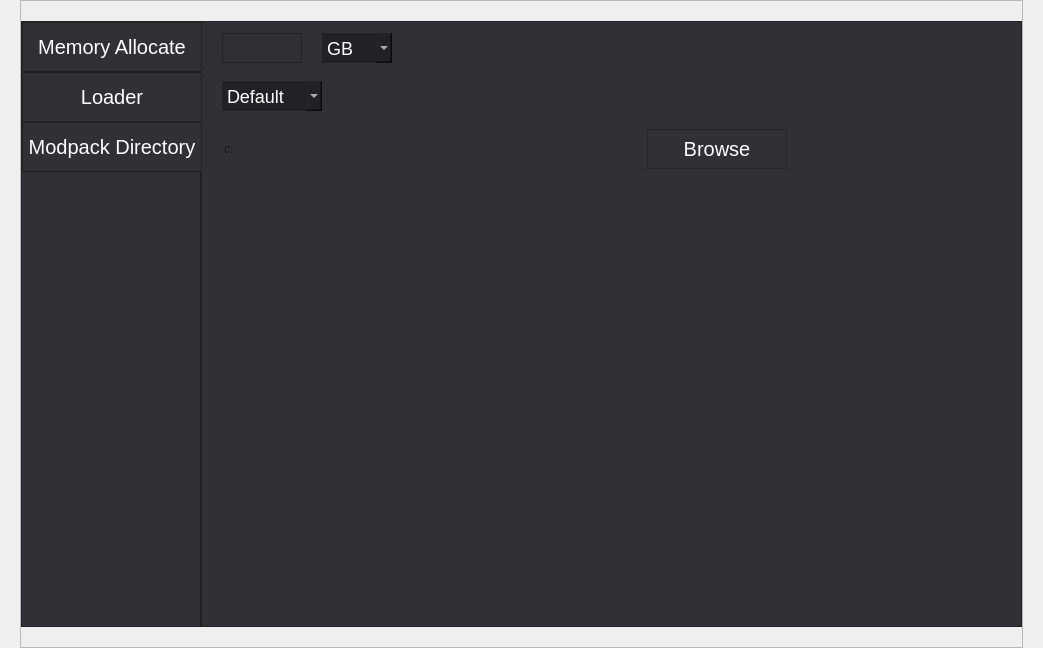
         <widget class="QWidget" name="scrollAreaWidgetContents_5">
          <property name="geometry">
           <rect>
            <x>0</x>
            <y>0</y>
            <width>1043</width>
            <height>648</height>
           </rect>
          </property>
          <layout class="QGridLayout" name="gridLayout_7">
           <property name="leftMargin">
            <number>20</number>
           </property>
           <property name="topMargin">
            <number>0</number>
           </property>
           <property name="rightMargin">
            <number>20</number>
           </property>
           <property name="bottomMargin">
            <number>0</number>
           </property>
           <item row="0" column="0">
            <widget class="QFrame" name="frame_24">
             <property name="frameShape">
              <enum>QFrame::StyledPanel</enum>
             </property>
             <property name="frameShadow">
              <enum>QFrame::Raised</enum>
             </property>
             <layout class="QHBoxLayout" name="horizontalLayout_13">
              <property name="spacing">
               <number>0</number>
              </property>
              <property name="leftMargin">
               <number>0</number>
              </property>
              <property name="topMargin">
               <number>20</number>
              </property>
              <property name="rightMargin">
               <number>0</number>
              </property>
              <property name="bottomMargin">
               <number>20</number>
              </property>
              <item>
               <widget class="QFrame" name="frame_25">
                <property name="minimumSize">
                 <size>
                  <width>180</width>
                  <height>450</height>
                 </size>
                </property>
                <property name="maximumSize">
                 <size>
                  <width>180</width>
                  <height>16777215</height>
                 </size>
                </property>
                <property name="styleSheet">
                 <string notr="true">background-color:rgb(47, 49, 54);
border-radius:0px;
border:1px solid rgb(32, 34, 37);</string>
                </property>
                <property name="frameShape">
                 <enum>QFrame::StyledPanel</enum>
                </property>
                <property name="frameShadow">
                 <enum>QFrame::Raised</enum>
                </property>
                <layout class="QVBoxLayout" name="verticalLayout_23">
                 <property name="spacing">
                  <number>0</number>
                 </property>
                 <property name="leftMargin">
                  <number>0</number>
                 </property>
                 <property name="topMargin">
                  <number>0</number>
                 </property>
                 <property name="rightMargin">
                  <number>0</number>
                 </property>
                 <property name="bottomMargin">
                  <number>0</number>
                 </property>
                 <item>
                  <widget class="QLabel" name="label_2">
                   <property name="minimumSize">
                    <size>
                     <width>180</width>
                     <height>50</height>
                    </size>
                   </property>
                   <property name="maximumSize">
                    <size>
                     <width>180</width>
                     <height>50</height>
                    </size>
                   </property>
                   <property name="styleSheet">
                    <string notr="true">font:20px;
color:white;</string>
                   </property>
                   <property name="text">
                    <string>Memory Allocate</string>
                   </property>
                   <property name="alignment">
                    <set>Qt::AlignCenter</set>
                   </property>
                  </widget>
                 </item>
                 <item>
                  <widget class="QLabel" name="label">
                   <property name="minimumSize">
                    <size>
                     <width>180</width>
                     <height>50</height>
                    </size>
                   </property>
                   <property name="maximumSize">
                    <size>
                     <width>180</width>
                     <height>50</height>
                    </size>
                   </property>
                   <property name="styleSheet">
                    <string notr="true">font:20px;
color:white;</string>
                   </property>
                   <property name="text">
                    <string>Loader</string>
                   </property>
                   <property name="alignment">
                    <set>Qt::AlignCenter</set>
                   </property>
                  </widget>
                 </item>
                 <item alignment="Qt::AlignTop">
                  <widget class="QLabel" name="label_5">
                   <property name="minimumSize">
                    <size>
                     <width>180</width>
                     <height>50</height>
                    </size>
                   </property>
                   <property name="maximumSize">
                    <size>
                     <width>180</width>
                     <height>50</height>
                    </size>
                   </property>
                   <property name="styleSheet">
                    <string notr="true">font:20px;
color:white;</string>
                   </property>
                   <property name="text">
                    <string>Modpack Directory</string>
                   </property>
                   <property name="alignment">
                    <set>Qt::AlignCenter</set>
                   </property>
                  </widget>
                 </item>
                </layout>
               </widget>
              </item>
              <item>
               <widget class="QFrame" name="frame_26">
                <property name="minimumSize">
                 <size>
                  <width>540</width>
                  <height>450</height>
                 </size>
                </property>
                <property name="maximumSize">
                 <size>
                  <width>16777215</width>
                  <height>16777215</height>
                 </size>
                </property>
                <property name="styleSheet">
                 <string notr="true">background-color:rgb(47, 49, 54);
border-radius:0px;
border:1px solid rgb(32, 34, 37);</string>
                </property>
                <property name="frameShape">
                 <enum>QFrame::StyledPanel</enum>
                </property>
                <property name="frameShadow">
                 <enum>QFrame::Raised</enum>
                </property>
                <layout class="QGridLayout" name="gridLayout_10">
                 <property name="leftMargin">
                  <number>0</number>
                 </property>
                 <property name="topMargin">
                  <number>0</number>
                 </property>
                 <property name="rightMargin">
                  <number>0</number>
                 </property>
                 <property name="bottomMargin">
                  <number>0</number>
                 </property>
                 <item row="0" column="0" alignment="Qt::AlignTop">
                  <widget class="QFrame" name="frame_29">
                   <property name="styleSheet">
                    <string notr="true">border:none;</string>
                   </property>
                   <property name="frameShape">
                    <enum>QFrame::StyledPanel</enum>
                   </property>
                   <property name="frameShadow">
                    <enum>QFrame::Raised</enum>
                   </property>
                   <layout class="QVBoxLayout" name="verticalLayout_27">
                    <property name="spacing">
                     <number>18</number>
                    </property>
                    <property name="leftMargin">
                     <number>20</number>
                    </property>
                    <property name="topMargin">
                     <number>11</number>
                    </property>
                    <property name="bottomMargin">
                     <number>11</number>
                    </property>
                    <item alignment="Qt::AlignLeft">
                     <widget class="QFrame" name="frame_30">
                      <property name="styleSheet">
                       <string notr="true">border:nonel</string>
                      </property>
                      <property name="frameShape">
                       <enum>QFrame::StyledPanel</enum>
                      </property>
                      <property name="frameShadow">
                       <enum>QFrame::Raised</enum>
                      </property>
                      <layout class="QHBoxLayout" name="horizontalLayout_15">
                       <property name="spacing">
                        <number>20</number>
                       </property>
                       <property name="leftMargin">
                        <number>0</number>
                       </property>
                       <property name="topMargin">
                        <number>0</number>
                       </property>
                       <property name="rightMargin">
                        <number>0</number>
                       </property>
                       <property name="bottomMargin">
                        <number>0</number>
                       </property>
                       <item>
                        <widget class="QLineEdit" name="currentMem">
                         <property name="sizePolicy">
                          <sizepolicy hsizetype="Preferred" vsizetype="Preferred">
                           <horstretch>0</horstretch>
                           <verstretch>0</verstretch>
                          </sizepolicy>
                         </property>
                         <property name="minimumSize">
                          <size>
                           <width>80</width>
                           <height>30</height>
                          </size>
                         </property>
                         <property name="maximumSize">
                          <size>
                           <width>80</width>
                           <height>30</height>
                          </size>
                         </property>
                         <property name="styleSheet">
                          <string notr="true">color:white;
font:18px;
border:1px solid rgb(32, 34, 37);</string>
                         </property>
                         <property name="text">
                          <string/>
                         </property>
                         <property name="alignment">
                          <set>Qt::AlignCenter</set>
                         </property>
                        </widget>
                       </item>
                       <item>
                        <widget class="QComboBox" name="memType">
                         <property name="sizePolicy">
                          <sizepolicy hsizetype="Preferred" vsizetype="Preferred">
                           <horstretch>0</horstretch>
                           <verstretch>0</verstretch>
                          </sizepolicy>
                         </property>
                         <property name="minimumSize">
                          <size>
                           <width>70</width>
                           <height>30</height>
                          </size>
                         </property>
                         <property name="maximumSize">
                          <size>
                           <width>70</width>
                           <height>30</height>
                          </size>
                         </property>
                         <property name="cursor">
                          <cursorShape>PointingHandCursor</cursorShape>
                         </property>
                         <property name="styleSheet">
                          <string notr="true">border:none;
background-color:rgb(32, 34, 37);
color:white;
font:18px;
outline:none;</string>
                         </property>
                         <property name="currentText">
                          <string>GB</string>
                         </property>
                         <property name="currentIndex">
                          <number>0</number>
                         </property>
                         <item>
                          <property name="text">
                           <string>GB</string>
                          </property>
                         </item>
                         <item>
                          <property name="text">
                           <string>MB</string>
                          </property>
                         </item>
                        </widget>
                       </item>
                      </layout>
                     </widget>
                    </item>
                    <item>
                     <widget class="QComboBox" name="loaderType">
                      <property name="sizePolicy">
                       <sizepolicy hsizetype="Preferred" vsizetype="Preferred">
                        <horstretch>0</horstretch>
                        <verstretch>0</verstretch>
                       </sizepolicy>
                      </property>
                      <property name="minimumSize">
                       <size>
                        <width>100</width>
                        <height>30</height>
                       </size>
                      </property>
                      <property name="maximumSize">
                       <size>
                        <width>100</width>
                        <height>30</height>
                       </size>
                      </property>
                      <property name="cursor">
                       <cursorShape>PointingHandCursor</cursorShape>
                      </property>
                      <property name="styleSheet">
                       <string notr="true">border:none;
background-color:rgb(32, 34, 37);
color:white;
font:18px;
outline:none;</string>
                      </property>
                      <property name="currentText">
                       <string>Default</string>
                      </property>
                      <property name="currentIndex">
                       <number>0</number>
                      </property>
                      <item>
                       <property name="text">
                        <string>Default</string>
                       </property>
                      </item>
                      <item>
                       <property name="text">
                        <string>Forge</string>
                       </property>
                      </item>
                      <item>
                       <property name="text">
                        <string>Fabric</string>
                       </property>
                      </item>
                     </widget>
                    </item>
                    <item>
                     <widget class="QFrame" name="frame_43">
                      <property name="frameShape">
                       <enum>QFrame::StyledPanel</enum>
                      </property>
                      <property name="frameShadow">
                       <enum>QFrame::Raised</enum>
                      </property>
                      <layout class="QHBoxLayout" name="horizontalLayout_26">
                       <property name="spacing">
                        <number>20</number>
                       </property>
                       <property name="leftMargin">
                        <number>0</number>
                       </property>
                       <property name="topMargin">
                        <number>0</number>
                       </property>
                       <property name="rightMargin">
                        <number>0</number>
                       </property>
                       <property name="bottomMargin">
                        <number>0</number>
                       </property>
                       <item>
                        <widget class="QLineEdit" name="modpackDir">
                         <property name="sizePolicy">
                          <sizepolicy hsizetype="Preferred" vsizetype="Preferred">
                           <horstretch>0</horstretch>
                           <verstretch>0</verstretch>
                          </sizepolicy>
                         </property>
                         <property name="minimumSize">
                          <size>
                           <width>200</width>
                           <height>40</height>
                          </size>
                         </property>
                         <property name="maximumSize">
                          <size>
                           <width>800</width>
                           <height>40</height>
                          </size>
                         </property>
                         <property name="styleSheet">
                          <string notr="true">background-color:rgb(38, 38, 38);
border-radius:5px;
color:white;
font:12pt;
QLineEdit[text=\\]{
	color: gray;
};</string>
                         </property>
                         <property name="text">
                          <string/>
                         </property>
                         <property name="maxLength">
                          <number>255</number>
                         </property>
                         <property name="alignment">
                          <set>Qt::AlignLeading|Qt::AlignLeft|Qt::AlignVCenter</set>
                         </property>
                         <property name="placeholderText">
                          <string>c:</string>
                         </property>
                        </widget>
                       </item>
                       <item>
                        <widget class="QPushButton" name="defaultModpackDir">
                         <property name="sizePolicy">
                          <sizepolicy hsizetype="Preferred" vsizetype="Preferred">
                           <horstretch>0</horstretch>
                           <verstretch>0</verstretch>
                          </sizepolicy>
                         </property>
                         <property name="minimumSize">
                          <size>
                           <width>20</width>
                           <height>20</height>
                          </size>
                         </property>
                         <property name="maximumSize">
                          <size>
                           <width>20</width>
                           <height>20</height>
                          </size>
                         </property>
                         <property name="cursor">
                          <cursorShape>PointingHandCursor</cursorShape>
                         </property>
                         <property name="styleSheet">
                          <string notr="true">border:none;</string>
                         </property>
                         <property name="text">
                          <string/>
                         </property>
                         <property name="icon">
                          <iconset resource="../qtrf.qrc">
                           <normaloff>:/icon/assets/feather-icons/x-circle.png</normaloff>:/icon/assets/feather-icons/x-circle.png</iconset>
                         </property>
                         <property name="iconSize">
                          <size>
                           <width>20</width>
                           <height>20</height>
                          </size>
                         </property>
                        </widget>
                       </item>
                       <item alignment="Qt::AlignLeft">
                        <widget class="QPushButton" name="browseModpackDir">
                         <property name="sizePolicy">
                          <sizepolicy hsizetype="Preferred" vsizetype="Preferred">
                           <horstretch>0</horstretch>
                           <verstretch>0</verstretch>
                          </sizepolicy>
                         </property>
                         <property name="minimumSize">
                          <size>
                           <width>140</width>
                           <height>40</height>
                          </size>
                         </property>
                         <property name="maximumSize">
                          <size>
                           <width>140</width>
                           <height>40</height>
                          </size>
                         </property>
                         <property name="cursor">
                          <cursorShape>PointingHandCursor</cursorShape>
                         </property>
                         <property name="styleSheet">
                          <string notr="true">QPushButton {
background-color: rgb(47, 49, 54);
border:1px solid rgb(37, 37, 37);
border-radius:0px;
color:white;
font:15pt;
}
QPushButton:hover {
background-color:rgb(37, 37, 37);

}</string>
                         </property>
                         <property name="text">
                          <string>Browse</string>
                         </property>
                        </widget>
                       </item>
                      </layout>
                     </widget>
                    </item>
                   </layout>
                  </widget>
                 </item>
                </layout>
               </widget>
              </item>
             </layout>
            </widget>
           </item>
          </layout>
         </widget>
